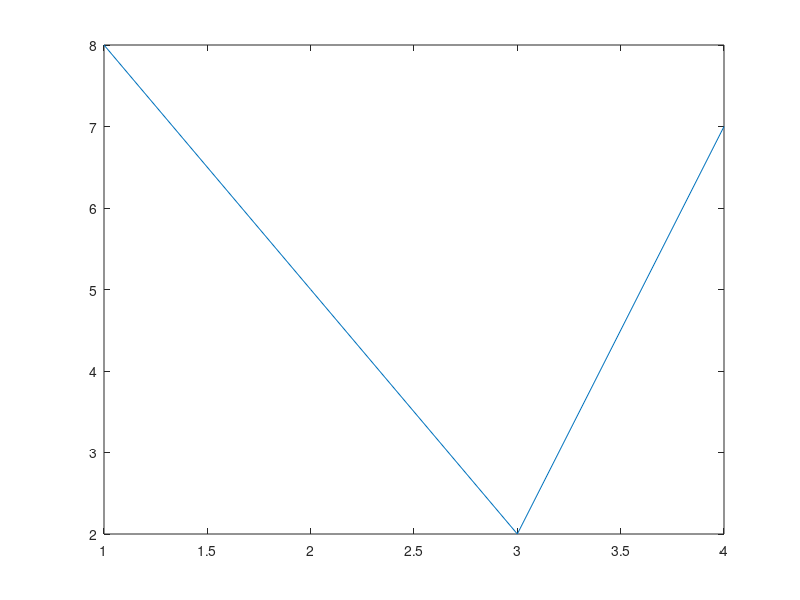

Recreate this plot in MATLAB.
%% water filling story
% this function depends on channel assessment block ( see eval_canaux.m )

% config
snr_gap = 10^( 9.5 / 10 ); % autour de 9.5 db pour Pe=10e-7 sur une QAM
gamma = 10^( 6 / 10 ); % autour de 6 db environ
nb_canaux = 4;

% channel assessment
% [ H_moy, H_moy_abs, bruit_moy_abs, SNR ] = eval_canaux( nb_canaux, h_reel, pref_cycl );

% sample snr
SNR = [];

for i = 1:nb_canaux
  SNR( i ) = randi( 10000 );
end
disp( SNR );

% number of bits per channel
b = [];

for i = 1:nb_canaux
  b( i ) = round( log2( 1 + SNR( i ) / ( snr_gap * gamma ) ) );

  if b( i ) < 0
    b( i ) = 0;
  elseif b( i ) > 15
    b( i ) = 15;
  end
end
disp( b );

plot( 1:nb_canaux, b );
